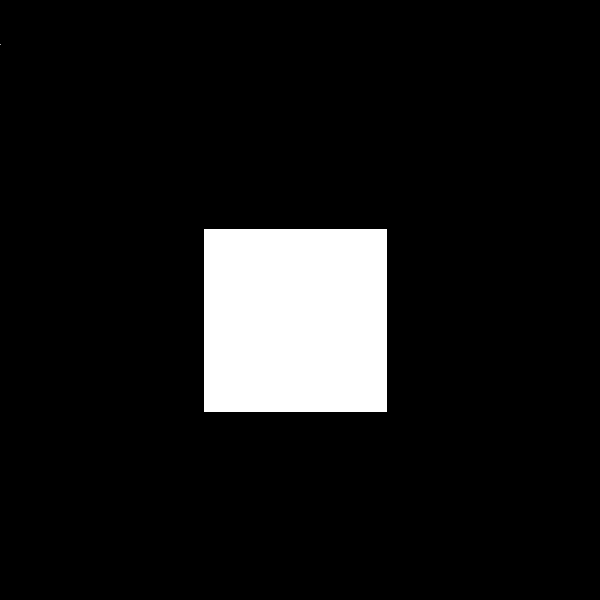
#> input picture TransformaçoesDeFourier/sinc.png, 600 x 600 px
$ python invfourier.py
#> lines starting #> are read from the running program, lines starting #| are printed output that depends on the picture
import cv2
import numpy as np
import matplotlib.pyplot as plt

# Carregue a imagem
imagem = cv2.imread('sinc.png', cv2.IMREAD_GRAYSCALE)
#> imagem is the input picture: shape (600, 600); min 0, max 255, mean 23.7

# Calcule a Transformada de Fourier 2D
transformada_fourier = np.fft.fft2(imagem)
transformada_fourier_deslocada = np.fft.fftshift(transformada_fourier)  # Desloque para o centro

# Calcule o espectro de magnitude
espectro_magnitude = np.abs(transformada_fourier_deslocada)

# Calcule a fase da Transformada de Fourier
fase = np.angle(transformada_fourier_deslocada)
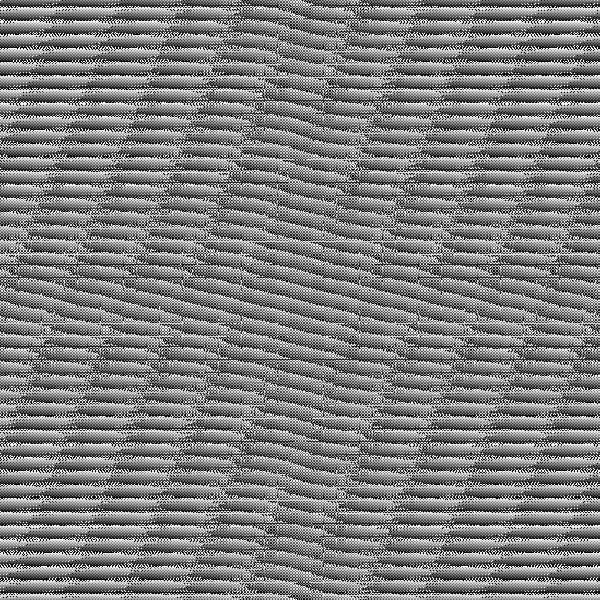
#> fase: shape (600, 600) float64; min -3.14, max 3.14, mean 5.24e-05; drawn with min black and max white

# Calcule a Transformada Inversa de Fourier
imagem_reconstruida = np.fft.ifft2(np.fft.ifftshift(transformada_fourier_deslocada)).real

# Visualize a imagem original, o espectro de magnitude, a fase e a imagem reconstruída
plt.figure(figsize=(18, 6))

plt.subplot(141)
plt.imshow(imagem, cmap='gray')
plt.title('Imagem Original')
plt.xticks([]), plt.yticks([])

plt.subplot(142)
plt.imshow(np.log1p(espectro_magnitude), cmap='gray')
plt.title('Espectro de Magnitude')
plt.xticks([]), plt.yticks([])

plt.subplot(143)
plt.imshow(fase, cmap='gray')
plt.title('Fase')
plt.xticks([]), plt.yticks([])

plt.subplot(144)
plt.imshow(imagem_reconstruida, cmap='gray')
plt.title('Imagem Reconstruída')
plt.xticks([]), plt.yticks([])

plt.show()
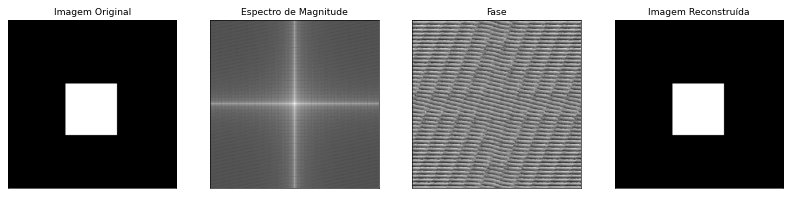
#> figure drawn by matplotlib, 4 panels
